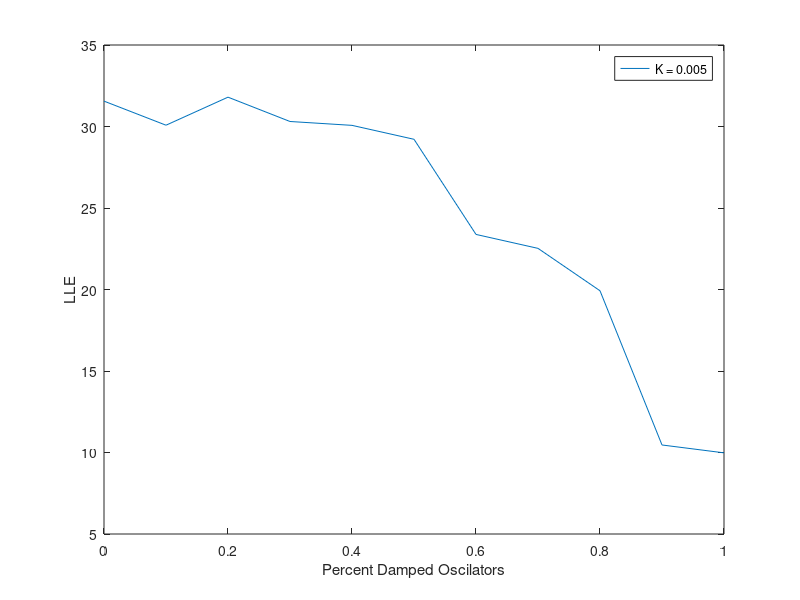

The MATLAB script that drew this image:

% light intensity is strong - 0.005
  
  % LLE matrix format : original period - LLE
  LLEs = [34.10    31.65
          34.95    30.92
          34.00    31.80
          33.70    30.04
          34.78    30.76
          33.40    28.70
          33.10    22.76
          33.30    22.06
          33.50    19.63
          32.50    10.00
          33.80    9.920
          
  ];
        
difs = LLEs(:,1) - LLEs(:,2);
normalized_lle = 34*(1-difs./LLEs(:,1));

        
% light intensity is moderate 0.001
  
  LLE1s = [34.10  33.02 
           34.95  34.05
           34.00  33.04
           33.70  32.2
           34.78  31.38
           33.40  32.65
           33.10  31.90
           33.30  31.30
           33.50  6
  ];

difs = LLE1s(:,1) - LLE1s(:,2);
normalized_lle1 = 34*(1-difs./LLE1s(:,1));

        
% light intensity is weak 0.0005

  LLE2s = [34.10  33.425
           34.95  34.75 
           34.00  33.1
           33.70  32.92
           34.78  33.50
           33.40  33.00
           33.10  32.80
           33.30  21.75
           33.50 6
           
           ];

difs = LLE2s(:,1) - LLE2s(:,2);
normalized_lle2 = 34*(1-difs./LLE2s(:,1));

t = [0
      0.1
      0.2
      0.3
      0.4
      0.5
      0.6
      0.7
      0.8
      0.9
      1];

figure;
plot( t, normalized_lle);

%hold on;
%plot( t, normalized_lle1);
%plot( t, normalized_lle2);

xlabel('Percent Damped Oscilators');
ylabel('LLE');
legend('K = 0.005');